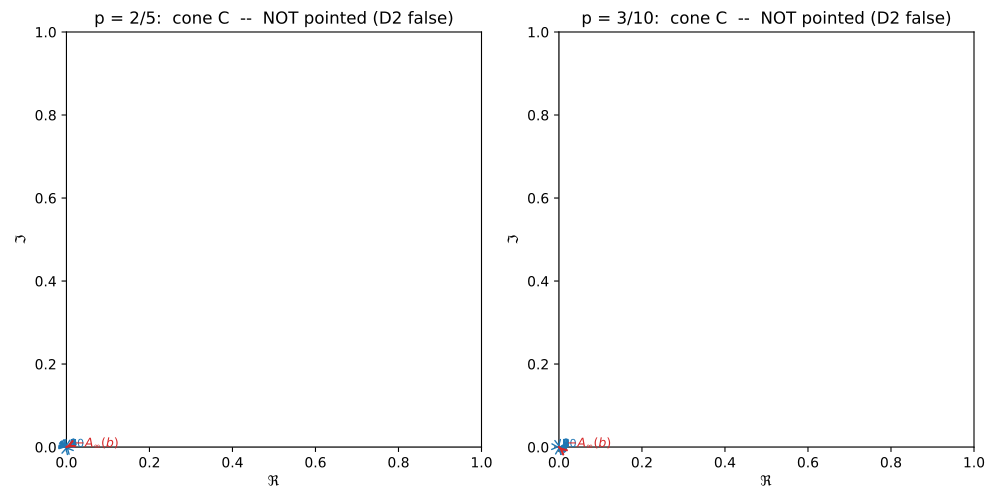

Reproduce this figure in Python.
"""D2 --- is the cone  C = A_inf(non-negative solutions)  pointed?

Gap D of the manuscript was reduced (Section 7) to D1 (A_inf(b) != 0)
and D2 (the cone C is pointed: C cap -C = {0}).  C is generated by the
windowed-coefficient limits A_inf(e^(r)) of the basis solutions e^(r):
the strategy-ALL recursion started from initial data delta_r on [0,M],
then run by the recursion for n > M.  Every non-negative solution is a
non-negative combination of e^(0),...,e^(M), so

    C = cone{ A_inf(e^(r)) : r = 0,...,M }.

D2 holds iff these M+1 generators lie in an OPEN half-plane -- i.e.
the largest gap between their (sorted, cyclic) arguments exceeds pi.
If instead the generators wind around the origin, C is not pointed,
D2 is FALSE, -A_inf(b) lies in C, and the cone argument for Gap D
collapses.

Suspicion under test: the recursion is not scale-invariant, so a
"delta at r" should oscillate with an r-dependent phase ~ omega*log r;
as r ranges over several periods the generators should wind around.

Run from the repository root:
    .venv/bin/python simulation/d2_cone.py
"""

from __future__ import annotations

import sys
from fractions import Fraction
from math import pi as PI
from pathlib import Path

sys.path.insert(0, str(Path(__file__).parent))
from b_asymptotics import b_sequence  # noqa: E402
from renorm_validation import (  # noqa: E402
    chi, local_coefficient, aitken, HALF_WIDTH,
)

import matplotlib  # noqa: E402
matplotlib.use("Agg")
import matplotlib.pyplot as plt  # noqa: E402
from mpmath import mp, mpf, log, pi, arg, floor  # noqa: E402

mp.dps = 50

M = 10            # basis solutions e^(0),...,e^(M)
N_MAX = 900       # recursion depth


def basis_solution(n_max, p, m_cut, r):
    """Strategy-ALL solution with initial data delta_r on [0, m_cut],
    then the recursion g_n = sum_{j<n} P(Bin(n,q)=j) g_j for n > m_cut."""
    one = mpf(1)
    q = one - p
    p_pow = [one]
    q_pow = [one]
    for _ in range(n_max):
        p_pow.append(p_pow[-1] * p)
        q_pow.append(q_pow[-1] * q)
    g = [mpf(0)] * (n_max + 1)
    g[r] = one
    for n in range(m_cut + 1, n_max + 1):
        total = mpf(0)
        binom = 1
        for j in range(0, n):
            total += binom * p_pow[n - j] * q_pow[j] * g[j]
            binom = binom * (n - j) // (j + 1)
        g[n] = total
    return g


def a_infty(seq, log_m, inv_m, p, m_cut, n_max):
    """Windowed fundamental coefficient A_inf of a bounded solution,
    via the geometric subsequence t_min + kL and Aitken extrapolation.
    The window is kept above the index m_cut."""
    q = mpf(1) - p
    L = log(1 / q)
    omega = 2 * pi / L
    t_min = log(mpf(m_cut + 1)) + HALF_WIDTH * L
    t_max = log(mpf(n_max)) - (HALF_WIDTH + mpf(1) / 2) * L
    K = int(floor(float((t_max - t_min) / L)))
    if K < 2:
        return local_coefficient(seq, log_m, inv_m, t_max, L, omega, n_max)
    A = [local_coefficient(seq, log_m, inv_m, t_min + k * L, L, omega, n_max)
         for k in range(K + 1)]
    return aitken(A[-3], A[-2], A[-1])


def analyse(p_frac, m_cut, n_max):
    p = mpf(p_frac.numerator) / mpf(p_frac.denominator)
    q = mpf(1) - p
    L = float(log(1 / q))
    print(f"\n{'='*74}\n p = {p_frac} = {float(p):.4f}   q = {float(q):.4f}"
          f"   L = {L:.4f}   M = {m_cut}   n_max = {n_max}\n{'='*74}")

    log_m = [mpf(0)] + [log(m) for m in range(1, n_max + 1)]
    inv_m = [mpf(0)] + [mpf(1) / m for m in range(1, n_max + 1)]

    A_b = a_infty(b_sequence(n_max, p), log_m, inv_m, p, m_cut, n_max)
    print(f" A_inf(b)        = {complex(A_b):+.5e}"
          f"   |A| = {float(abs(A_b)):.3e}   arg = {float(arg(A_b)):+.4f}")
    print()

    Ar = []
    for r in range(m_cut + 1):
        g = basis_solution(n_max, p, m_cut, r)
        A = a_infty(g, log_m, inv_m, p, m_cut, n_max)
        Ar.append(A)
        print(f"   A_inf(e^({r:2d})) = {complex(A):+.5e}"
              f"   |A| = {float(abs(A)):.3e}   arg = {float(arg(A)):+.4f}")

    amax = max(float(abs(A)) for A in Ar)
    gens = [A for A in Ar if float(abs(A)) > 1e-3 * amax]
    angs = sorted(float(arg(A)) for A in gens)
    gaps = [angs[i + 1] - angs[i] for i in range(len(angs) - 1)]
    gaps.append(angs[0] + 2 * PI - angs[-1])
    maxgap = max(gaps)
    span = 2 * PI - maxgap
    pointed = maxgap > PI
    print(f"\n {len(gens)} non-negligible generators;"
          f"  angular span = {span:.4f} rad,  largest gap = {maxgap:.4f} rad")
    if pointed:
        print(" => generators lie in an OPEN HALF-PLANE: cone C is POINTED"
              " -- D2 holds for this M.")
    else:
        print(" => generators WIND AROUND the origin: cone C is NOT POINTED"
              " -- D2 is FALSE for this M.")
        print("    Then -A_inf(b) in C, and the cone argument for Gap D"
              " collapses.")
    return p_frac, Ar, A_b, pointed


def plot(results, out_path):
    n = len(results)
    fig, axes = plt.subplots(1, n, figsize=(5 * n, 5))
    if n == 1:
        axes = [axes]
    for ax, (p_frac, Ar, A_b, pointed) in zip(axes, results):
        for r, A in enumerate(Ar):
            z = complex(A)
            ax.annotate("", xy=(z.real, z.imag), xytext=(0, 0),
                        arrowprops=dict(arrowstyle="->", color="tab:blue",
                                        lw=1.0))
            ax.text(z.real, z.imag, f" {r}", fontsize=8, color="tab:blue")
        zb = complex(A_b)
        ax.annotate("", xy=(-zb.real, -zb.imag), xytext=(0, 0),
                    arrowprops=dict(arrowstyle="->", color="tab:red", lw=1.6))
        ax.text(-zb.real, -zb.imag, r"  $-A_\infty(b)$", color="tab:red",
                fontsize=9)
        ax.axhline(0, color="gray", lw=0.4)
        ax.axvline(0, color="gray", lw=0.4)
        ax.set_aspect("equal")
        verdict = "pointed (D2 holds)" if pointed else "NOT pointed (D2 false)"
        ax.set_title(f"p = {p_frac}:  cone C  --  {verdict}")
        ax.set_xlabel(r"$\Re$")
        ax.set_ylabel(r"$\Im$")
    plt.tight_layout()
    plt.savefig(out_path, dpi=140)
    print(f"\nwrote {out_path}")


def main():
    print("D2 test: is C = A_inf(non-negative solutions) a pointed cone?")
    print(f"(working precision {mp.dps} digits)")
    results = []
    for p_frac in [Fraction(2, 5), Fraction(3, 10)]:
        results.append(analyse(p_frac, M, N_MAX))
    plot(results, Path(__file__).parent / "d2_cone.pdf")
    print(f"\n{'='*74}")
    print(" Reading: if the blue generators A_inf(e^(r)) span < pi (one")
    print(" half-plane), C is pointed and D2 holds; if they wind around,")
    print(" D2 is false and -A_inf(b) (red) lies inside C.")
    print(f"{'='*74}")


if __name__ == "__main__":
    main()
